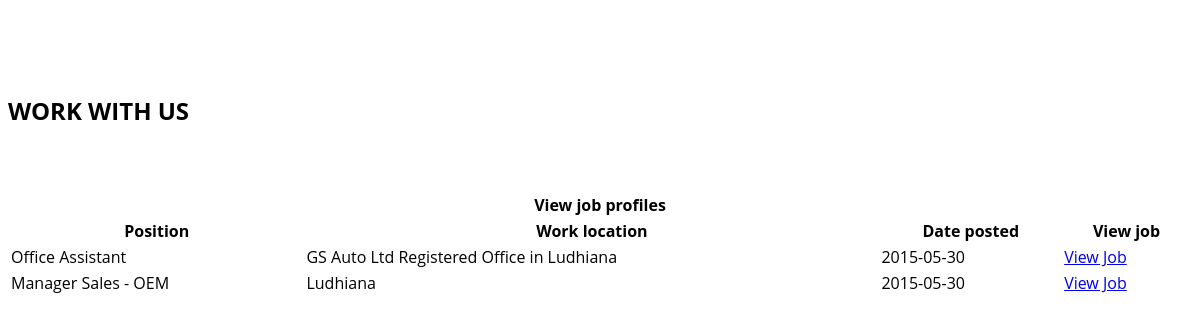
The app's page /openings.php with its own data.
### tables this page shows
CREATE TABLE `job` (
  `j_id` int(100) NOT NULL auto_increment,
  `position` varchar(100) NOT NULL,
  `location` varchar(100) NOT NULL,
  `date` date NOT NULL,
  `vacancy` varchar(100) NOT NULL,
  `desc_value` varchar(2000) NOT NULL,
  `lst_date` date NOT NULL,
  `resp` longtext NOT NULL,
  `requirements` varchar(100) NOT NULL,
  PRIMARY KEY  (`j_id`)
);

### openings.php (the view, shortened to what this page needs)
<?php
$str=mysql_query("select * from job");
?><head>
</head>
<div class="container">
<div class="row">
<div class="col-lg-12 center-block">
<h2> WORK WITH US</h2>
</div>
</div>
<br><br>
<div class="row">
<div class="col-lg-12 col-md-12 col-sm-12 col-xs-12">
<table class="table table-responsive" width="100%">
<tr>
<th colspan="4">View job profiles</th>
</tr>
<tr>
<th>Position </th>
<th>Work location</th>
<th>Date posted</th>
<th>View job</th>
</tr>
<?php
while($row=mysql_fetch_array($str))
{
echo "
<tr>
<td>$row[position]</td>
<td>$row[location]</td>
<td>$row[date]</td>
<td><a href='index.php?a=jobprofile&j_id=$row[j_id]' class='btn btn-primary'>View Job</a></td>
</tr>
";
}
?>
</table>
</div>
</div>
</div>

### records on screen
job: position "Office Assistant", location "GS Auto Ltd Registered Office in Ludhiana", date "2015-05-30"
job: position "Manager Sales - OEM", location "Ludhiana", date "2015-05-30"
